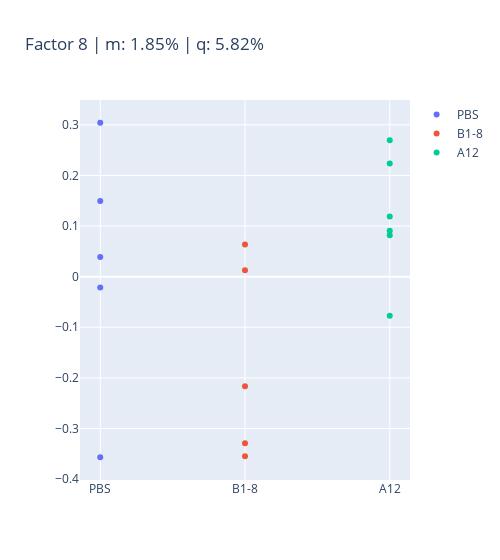

Source (notebook cell):
### Code cell
n = 7

fig = go.Figure()

for i in ['PBS', 'B1-8', 'A12']:#proj:
    fig.add_trace(go.Scatter(
        x = len(proj[i][n])*[i],
        y= proj[i][n],
        mode='markers', name=i
    ))


fig.update_layout(title=f'Factor {n+1} | m: {round(explVar["m"][n], 2)}% | q: {round(explVar["q"][n], 2)}%', width=500)
fig.show()

from scipy.stats import tukey_hsd
#n= 4

ph = {i:proj[i][n].values for i in ['PBS', 'B1-8', 'A12']}

print(ph.keys())
print(tukey_hsd(*list(ph.values())))

### Figure 1 — Plotly figure (JSON) as saved in the notebook; plotly's stock layout.template omitted (floating-point values rounded to 4 significant figures)
{"data": [{"mode": "markers", "name": "PBS", "type": "scatter", "x": ["PBS", "PBS", "PBS", "PBS", "PBS"], "y": [0.3041, 0.1494, -0.02125, -0.3569, 0.03897]}, {"mode": "markers", "name": "B1-8", "type": "scatter", "x": ["B1-8", "B1-8", "B1-8", "B1-8", "B1-8"], "y": [-0.2167, 0.06346, 0.01275, -0.3293, -0.3551]}, {"mode": "markers", "name": "A12", "type": "scatter", "x": ["A12", "A12", "A12", "A12", "A12", "A12"], "y": [0.2236, 0.08189, 0.2693, 0.1186, -0.07708, 0.09092]}], "layout": {"title": {"text": "Factor 8 | m: 1.85% | q: 5.82%"}, "width": 500}}
